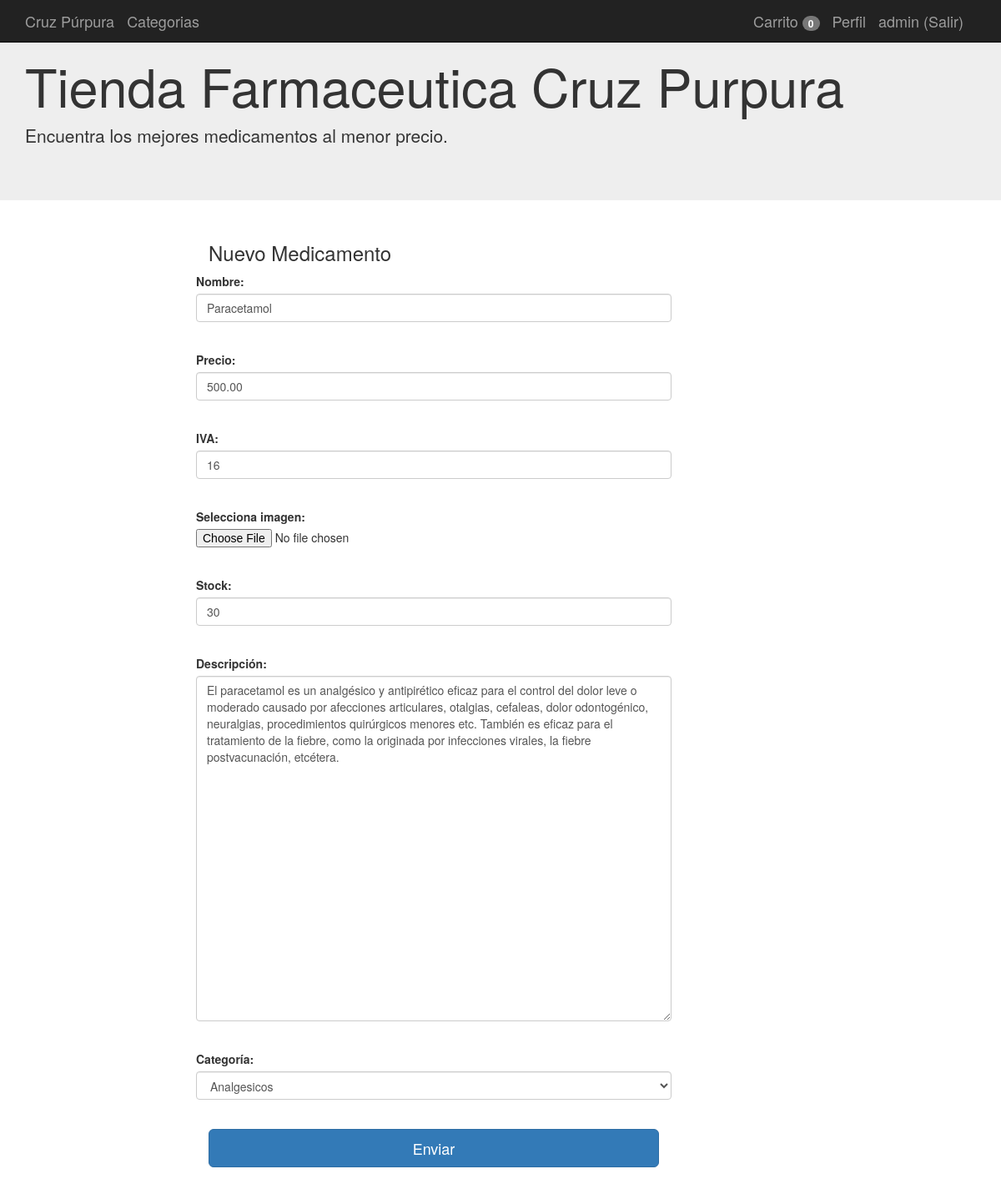
The app's page /articulos/1/edit (signed in) with its own data.
### aplicacion/models.py (models this page shows, shortened)
class Usuarios(db.Model):
	__tablename__ = 'usuarios'
	id = Column(Integer, primary_key=True)
	username = Column(String(100),nullable=False)
	password_hash = Column(String(128),nullable=False)
	nombre = Column(String(200),nullable=False)
	email = Column(String(200),nullable=False)
	admin = Column(Boolean, default=False)
	@property
	def password(self):
		raise AttributeError('password is not a readable attribute')
	def is_admin(self):
		return self.admin

class Articulos(db.Model):
	__tablename__ = 'articulos'
	id = Column(Integer, primary_key=True)
	nombre = Column(String(100),nullable=False)
	precio = Column(Float,default=0)
	iva = Column(Integer,default=16)
	descripcion = Column(String(255))
	image = Column(String(255))
	stock = Column(Integer,default=0)
	CategoriaId=Column(Integer,ForeignKey('categorias.id'), nullable=False)
	categoria = relationship("Categorias", backref="Articulos")

### aplicacion/app.py (the view, shortened to what this page needs)
@app.route('/articulos/<id>/edit', methods=["get","post"])
@login_required
def articulos_edit(id):
	if not current_user.is_admin():
		abort(404)
	art=Articulos.query.get(id)
	if art is None:
		abort(404)
	form=formArticulo(obj=art)
	categorias=[(c.id, c.nombre) for c in Categorias.query.all()[1:]]
	form.CategoriaId.choices = categorias
	return render_template("articulos_new.html",form=form)

### aplicacion/forms.py
class formArticulo(FlaskForm):
	nombre=StringField("Nombre:",validators=[Required("Tienes que introducir el dato")])
	precio=DecimalField("Precio:",default=0,validators=[Required("Tienes que introducir el dato")])
	iva=IntegerField("IVA:",default=16,validators=[Required("Tienes que introducir el dato")])
	descripcion= TextAreaField("Descripción:")
	photo = FileField('Selecciona imagen:')
	stock=IntegerField("Stock:",default=1,validators=[Required("Tienes que introducir el dato")])
	CategoriaId=SelectField("Categoría:",coerce=int)
	submit = SubmitField('Enviar')

### aplicacion/app.py (called while the page is built)
@login_manager.user_loader
def load_user(user_id):
	return Usuarios.query.get(int(user_id))

@app.context_processor
def contar_carrito():
	if not current_user.is_authenticated:
		return {'num_articulos':0}
	if request.cookies.get(str(current_user.id))==None:
		return {'num_articulos':0}
	else:
		datos = json.loads(request.cookies.get(str(current_user.id)))
		return {'num_articulos':len(datos)}

### aplicacion/templates/articulos_new.html (shortened to what this page needs)
{% extends "base.html" %}
{% block contenido %}
<div class="container">
  <div class="col-md-2"></div>
  <div class="col-md-6">
    <h3>Nuevo Medicamento</h3>
      <form class="form-horizontal" method="post" enctype="multipart/form-data">
        <div class="form-group">
          {{form.nombre.label() }}{{form.nombre(size="100",class="form-control")}}<br/>
        </div>
        <div class="form-group">
          {{form.precio.label() }}{{form.precio(size="10",class="form-control")}}<br/>
        </div>
        <div class="form-group">
          {{form.iva.label() }}{{form.iva(size="10",class="form-control")}}<br/>
        </div>
        <div class="form-group">
          {{form.photo.label() }}{{form.photo()}}<br/>
        </div>
        <div class="form-group">
          {{form.stock.label() }}{{form.stock(size="10",class="form-control")}}<br/>
        </div>
        <div class="form-group">
          {{form.descripcion.label() }}<br/>{{form.descripcion(rows="20",cols="60",class="form-control")}}<br/>
        </div>
        <div class="form-group">
          {{form.CategoriaId.label() }}{{form.CategoriaId(class="form-control")}}<br/>
        </div>
          {{form.submit(class="btn btn-lg btn-primary btn-block")}}
    </form>
    <br/>
  </div>
</div>
{% endblock %}

### aplicacion/templates/base.html (shortened to what this page needs)
{% extends "bootstrap/base.html" %}
{% block navbar %}
<nav class="navbar navbar-inverse navbar-fixed-top">
      <div class="container">
        <div class="navbar-header">
          <a class="navbar-brand" href="/">Cruz Púrpura</a>
          <a class="navbar-brand" href="{{url_for('categorias')}}">Categorias</a>
        </div>
        <div id="navbar" class="navbar-collapse collapse navbar-right">
          {% if current_user.is_authenticated %}
          <a class="navbar-brand " href="/carrito"> Carrito <span class="badge">{{num_articulos}} </span></a>
          <a class="navbar-brand " href="/perfil/{{ current_user.username}}"> Perfil</a>
          <a class="navbar-brand " href="/logout"> {{ current_user.username}} (Salir)</a>
          {% else %}
          <a class="navbar-brand " href="/login">Login</a>
          <a class="navbar-brand " href="/registro">Registro</a>
          {% endif %}
        </div>
      </div>
    </nav>
    <div class="jumbotron">
      <div class="container">
        <h1>Tienda Farmaceutica Cruz Purpura</h1>
        <p>Encuentra los mejores medicamentos al menor precio.</p>
      </div>
    </div>
{% endblock %}
{% block content %}
<div class="container-fluid">
  <div class="row">
    <div class="container">
      {% block contenido %}{% endblock %}
    </div>
</div>
{% endblock %}

### records on screen
Usuarios: username "admin"
Articulos: nombre "Paracetamol", precio "500.00", iva "16", stock "30", descripcion "El paracetamol es un analgésico y antipirético eficaz para el control del dolor leve o moderado causado por afecciones articulares, otalgias, cefaleas, dolor odontogénico, neuralgias, procedimientos quirúrgicos menores etc. También es eficaz para el tratamiento de la fiebre, como la originada por infecciones virales, la fiebre postvacunación, etcétera.", CategoriaId "Analgesicos"

### other values on screen
{{ num_articulos }} "0"
